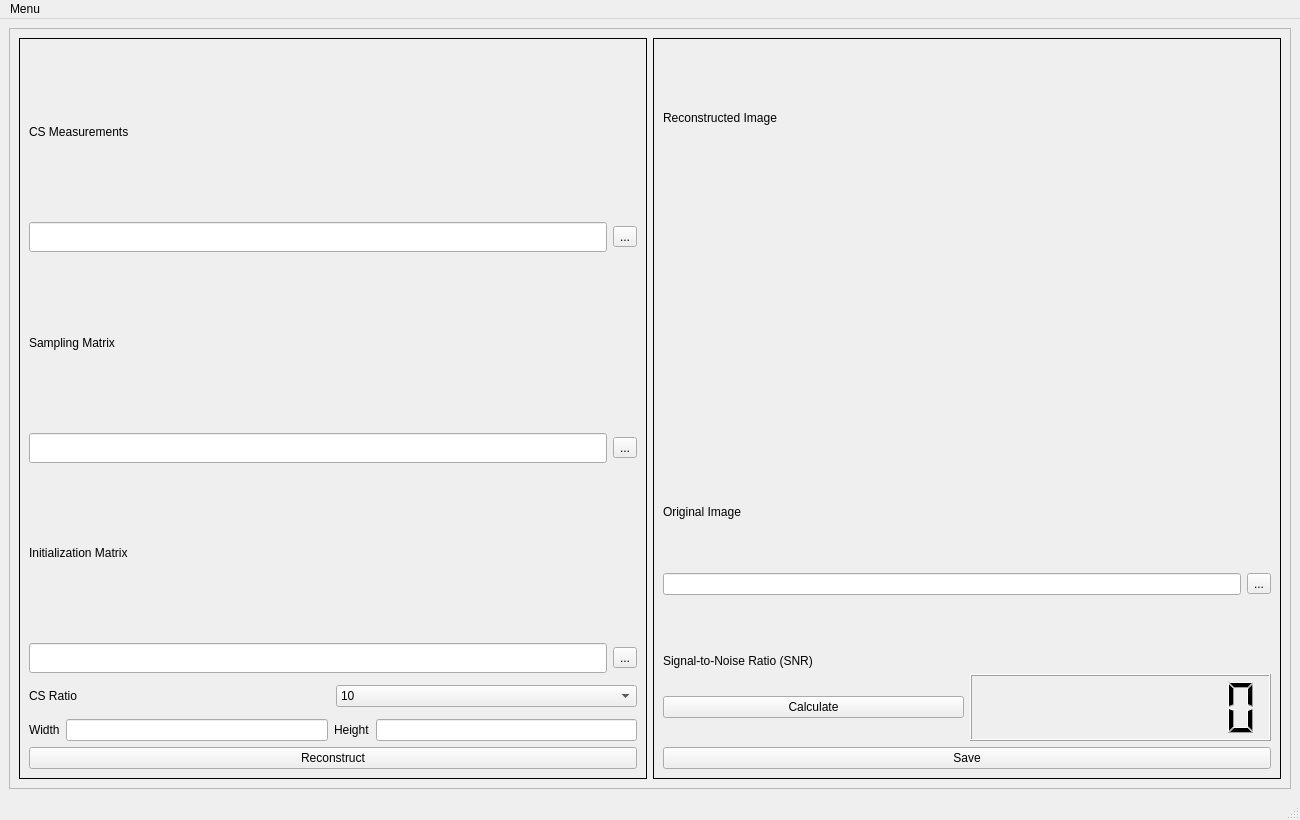
<?xml version="1.0" encoding="UTF-8"?>
<ui version="4.0">
 <class>HomeWindow</class>
 <widget class="QMainWindow" name="HomeWindow">
  <property name="geometry">
   <rect>
    <x>0</x>
    <y>0</y>
    <width>1300</width>
    <height>820</height>
   </rect>
  </property>
  <property name="minimumSize">
   <size>
    <width>1300</width>
    <height>820</height>
   </size>
  </property>
  <property name="maximumSize">
   <size>
    <width>1300</width>
    <height>820</height>
   </size>
  </property>
  <property name="windowTitle">
   <string>NetMD</string>
  </property>
  <widget class="QWidget" name="centralwidget">
   <layout class="QGridLayout" name="gridLayout_3">
    <item row="1" column="0">
     <widget class="QFrame" name="frame_2">
      <property name="minimumSize">
       <size>
        <width>1050</width>
        <height>650</height>
       </size>
      </property>
      <property name="frameShape">
       <enum>QFrame::StyledPanel</enum>
      </property>
      <property name="frameShadow">
       <enum>QFrame::Raised</enum>
      </property>
      <layout class="QGridLayout" name="gridLayout_5">
       <item row="0" column="1">
        <widget class="QFrame" name="frame">
         <property name="sizePolicy">
          <sizepolicy hsizetype="Minimum" vsizetype="Minimum">
           <horstretch>0</horstretch>
           <verstretch>0</verstretch>
          </sizepolicy>
         </property>
         <property name="minimumSize">
          <size>
           <width>256</width>
           <height>300</height>
          </size>
         </property>
         <property name="frameShape">
          <enum>QFrame::Box</enum>
         </property>
         <layout class="QGridLayout" name="gridLayout_4">
          <item row="4" column="0">
           <widget class="QPushButton" name="saveButton">
            <property name="text">
             <string>Save</string>
            </property>
           </widget>
          </item>
          <item row="2" column="0">
           <layout class="QVBoxLayout" name="verticalLayout_5">
            <item>
             <layout class="QVBoxLayout" name="verticalLayout_6">
              <item>
               <widget class="QLabel" name="origImageLabel">
                <property name="text">
                 <string>Original Image</string>
                </property>
               </widget>
              </item>
              <item>
               <layout class="QHBoxLayout" name="horizontalLayout_6">
                <item>
                 <widget class="QLineEdit" name="origImagePathLine"/>
                </item>
                <item>
                 <widget class="QToolButton" name="origImageButton">
                  <property name="text">
                   <string>...</string>
                  </property>
                 </widget>
                </item>
               </layout>
              </item>
             </layout>
            </item>
           </layout>
          </item>
          <item row="1" column="0">
           <widget class="QLabel" name="recoveredImageLabel">
            <property name="sizePolicy">
             <sizepolicy hsizetype="Minimum" vsizetype="Minimum">
              <horstretch>0</horstretch>
              <verstretch>0</verstretch>
             </sizepolicy>
            </property>
            <property name="minimumSize">
             <size>
              <width>256</width>
              <height>256</height>
             </size>
            </property>
            <property name="text">
             <string/>
            </property>
            <property name="alignment">
             <set>Qt::AlignCenter</set>
            </property>
           </widget>
          </item>
          <item row="0" column="0">
           <widget class="QLabel" name="reconstructedImageLabel">
            <property name="text">
             <string>Reconstructed Image</string>
            </property>
           </widget>
          </item>
          <item row="3" column="0">
           <layout class="QVBoxLayout" name="verticalLayout_7">
            <item>
             <widget class="QLabel" name="snrLabel">
              <property name="sizePolicy">
               <sizepolicy hsizetype="Minimum" vsizetype="Preferred">
                <horstretch>0</horstretch>
                <verstretch>0</verstretch>
               </sizepolicy>
              </property>
              <property name="minimumSize">
               <size>
                <width>256</width>
                <height>0</height>
               </size>
              </property>
              <property name="font">
               <font>
                <strikeout>false</strikeout>
                <kerning>true</kerning>
               </font>
              </property>
              <property name="frameShape">
               <enum>QFrame::Box</enum>
              </property>
              <property name="lineWidth">
               <number>0</number>
              </property>
              <property name="text">
               <string>Signal-to-Noise Ratio (SNR)</string>
              </property>
              <property name="alignment">
               <set>Qt::AlignBottom|Qt::AlignLeading|Qt::AlignLeft</set>
              </property>
             </widget>
            </item>
            <item>
             <layout class="QHBoxLayout" name="horizontalLayout_8">
              <item>
               <widget class="QPushButton" name="snrButton">
                <property name="text">
                 <string>Calculate</string>
                </property>
               </widget>
              </item>
              <item>
               <widget class="QLCDNumber" name="snrLCDNumber">
                <property name="smallDecimalPoint">
                 <bool>true</bool>
                </property>
                <property name="digitCount">
                 <number>8</number>
                </property>
                <property name="value" stdset="0">
                 <double>0.000000000000000</double>
                </property>
               </widget>
              </item>
             </layout>
            </item>
           </layout>
          </item>
         </layout>
        </widget>
       </item>
       <item row="0" column="0">
        <widget class="QFrame" name="frame_3">
         <property name="minimumSize">
          <size>
           <width>0</width>
           <height>191</height>
          </size>
         </property>
         <property name="styleSheet">
          <string notr="true">border-color: rgb(0, 0, 0);</string>
         </property>
         <property name="frameShape">
          <enum>QFrame::Box</enum>
         </property>
         <layout class="QGridLayout" name="gridLayout_2">
          <item row="2" column="0">
           <widget class="QPushButton" name="reconstructButton">
            <property name="text">
             <string>Reconstruct</string>
            </property>
           </widget>
          </item>
          <item row="0" column="0">
           <layout class="QVBoxLayout" name="verticalLayout_4">
            <property name="sizeConstraint">
             <enum>QLayout::SetMinimumSize</enum>
            </property>
            <item>
             <layout class="QGridLayout" name="gridLayout">
              <item row="0" column="0">
               <layout class="QVBoxLayout" name="verticalLayout">
                <item>
                 <widget class="QLabel" name="csMeasurementsLabel">
                  <property name="text">
                   <string>CS Measurements</string>
                  </property>
                 </widget>
                </item>
                <item>
                 <layout class="QHBoxLayout" name="horizontalLayout">
                  <item>
                   <widget class="QLineEdit" name="csMeasurementsPathLine">
                    <property name="minimumSize">
                     <size>
                      <width>0</width>
                      <height>30</height>
                     </size>
                    </property>
                   </widget>
                  </item>
                  <item>
                   <widget class="QToolButton" name="csMeasurementsButton">
                    <property name="text">
                     <string>...</string>
                    </property>
                   </widget>
                  </item>
                 </layout>
                </item>
               </layout>
              </item>
              <item row="1" column="0">
               <layout class="QVBoxLayout" name="verticalLayout_2">
                <item>
                 <widget class="QLabel" name="samplingMatrixLabel">
                  <property name="text">
                   <string>Sampling Matrix</string>
                  </property>
                 </widget>
                </item>
                <item>
                 <layout class="QHBoxLayout" name="horizontalLayout_2">
                  <item>
                   <widget class="QLineEdit" name="samplingMatrixPathLine">
                    <property name="minimumSize">
                     <size>
                      <width>0</width>
                      <height>30</height>
                     </size>
                    </property>
                   </widget>
                  </item>
                  <item>
                   <widget class="QToolButton" name="samplingMatrixButton">
                    <property name="text">
                     <string>...</string>
                    </property>
                   </widget>
                  </item>
                 </layout>
                </item>
               </layout>
              </item>
              <item row="2" column="0">
               <layout class="QVBoxLayout" name="verticalLayout_3">
                <item>
                 <widget class="QLabel" name="initializationMatrixLabel">
                  <property name="text">
                   <string>Initialization Matrix</string>
                  </property>
                 </widget>
                </item>
                <item>
                 <layout class="QHBoxLayout" name="horizontalLayout_3">
                  <item>
                   <widget class="QLineEdit" name="initializationMatrixPathLine">
                    <property name="minimumSize">
                     <size>
                      <width>0</width>
                      <height>30</height>
                     </size>
                    </property>
                   </widget>
                  </item>
                  <item>
                   <widget class="QToolButton" name="initializationMatrixButton">
                    <property name="text">
                     <string>...</string>
                    </property>
                   </widget>
                  </item>
                 </layout>
                </item>
               </layout>
              </item>
             </layout>
            </item>
            <item>
             <layout class="QHBoxLayout" name="horizontalLayout_4">
              <item>
               <widget class="QLabel" name="csRatioLabel">
                <property name="sizePolicy">
                 <sizepolicy hsizetype="Preferred" vsizetype="Minimum">
                  <horstretch>0</horstretch>
                  <verstretch>0</verstretch>
                 </sizepolicy>
                </property>
                <property name="minimumSize">
                 <size>
                  <width>0</width>
                  <height>34</height>
                 </size>
                </property>
                <property name="text">
                 <string>CS Ratio</string>
                </property>
               </widget>
              </item>
              <item>
               <widget class="QComboBox" name="csRatiosComboBox">
                <property name="editable">
                 <bool>false</bool>
                </property>
                <property name="currentText">
                 <string>10</string>
                </property>
                <property name="maxVisibleItems">
                 <number>10</number>
                </property>
                <item>
                 <property name="text">
                  <string>10</string>
                 </property>
                </item>
                <item>
                 <property name="text">
                  <string>25</string>
                 </property>
                </item>
                <item>
                 <property name="text">
                  <string>50</string>
                 </property>
                </item>
               </widget>
              </item>
             </layout>
            </item>
            <item>
             <layout class="QHBoxLayout" name="horizontalLayout_5">
              <property name="sizeConstraint">
               <enum>QLayout::SetMinimumSize</enum>
              </property>
              <item>
               <widget class="QLabel" name="widthLabel">
                <property name="text">
                 <string>Width</string>
                </property>
               </widget>
              </item>
              <item>
               <widget class="QLineEdit" name="widthLineEdit"/>
              </item>
              <item>
               <widget class="QLabel" name="heightLabel">
                <property name="text">
                 <string>Height</string>
                </property>
               </widget>
              </item>
              <item>
               <widget class="QLineEdit" name="heightLineEdit"/>
              </item>
             </layout>
            </item>
           </layout>
          </item>
         </layout>
        </widget>
       </item>
      </layout>
     </widget>
    </item>
   </layout>
  </widget>
  <widget class="QMenuBar" name="menubar">
   <property name="geometry">
    <rect>
     <x>0</x>
     <y>0</y>
     <width>1300</width>
     <height>39</height>
    </rect>
   </property>
   <widget class="QMenu" name="menuMenu">
    <property name="title">
     <string>Menu</string>
    </property>
    <addaction name="actionSettings"/>
    <addaction name="actionInstructions"/>
   </widget>
   <addaction name="menuMenu"/>
  </widget>
  <widget class="QStatusBar" name="statusbar"/>
  <action name="actionHome">
   <property name="text">
    <string>Program</string>
   </property>
  </action>
  <action name="actionHome_2">
   <property name="text">
    <string>Home</string>
   </property>
  </action>
  <action name="actionIntructions">
   <property name="text">
    <string>Intructions</string>
   </property>
  </action>
  <action name="actionSettings">
   <property name="text">
    <string>Settings</string>
   </property>
  </action>
  <action name="actionInstructions">
   <property name="text">
    <string>Instructions</string>
   </property>
  </action>
 </widget>
 <resources/>
 <connections/>
</ui>
